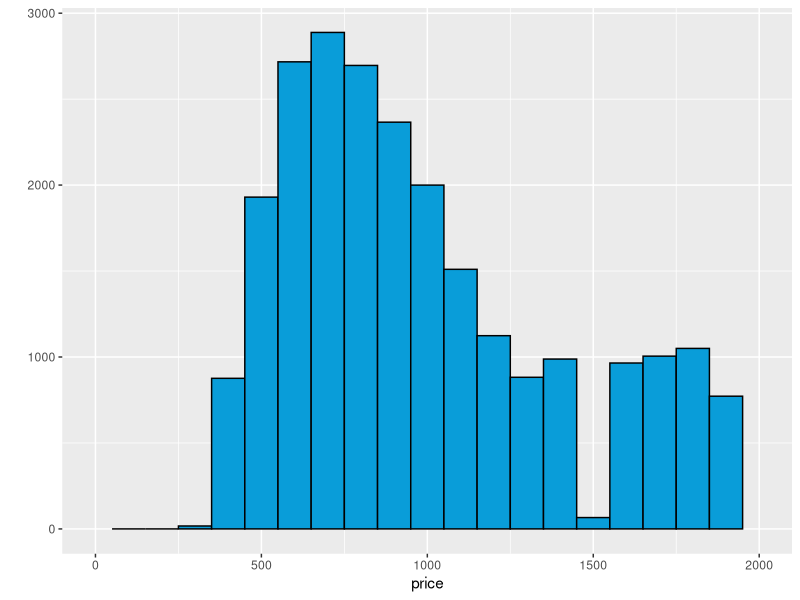
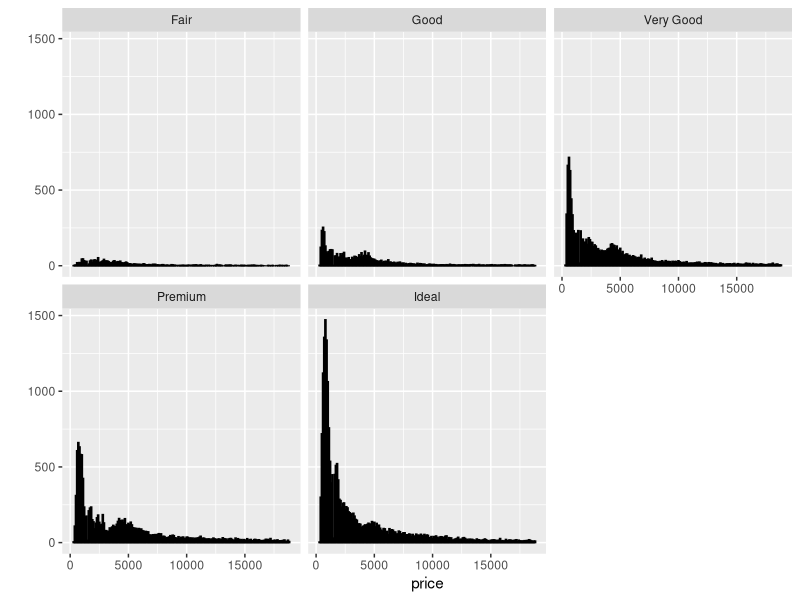
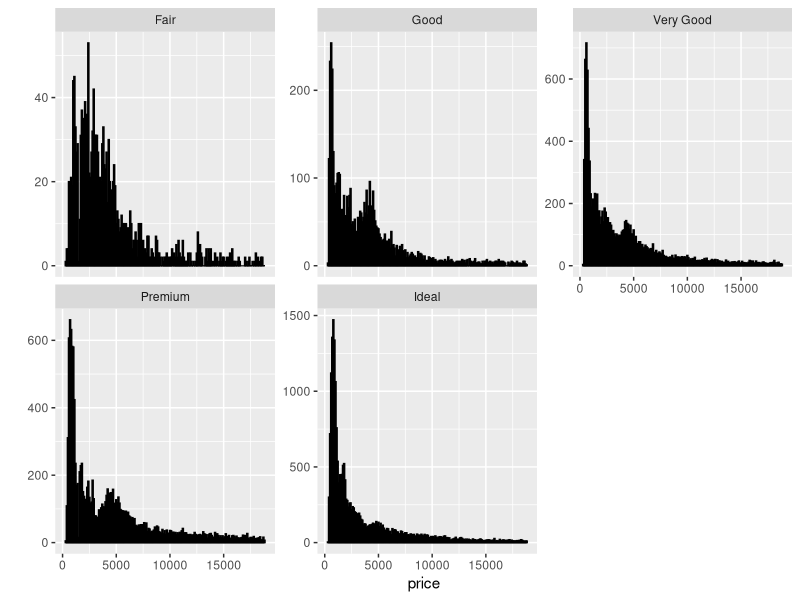
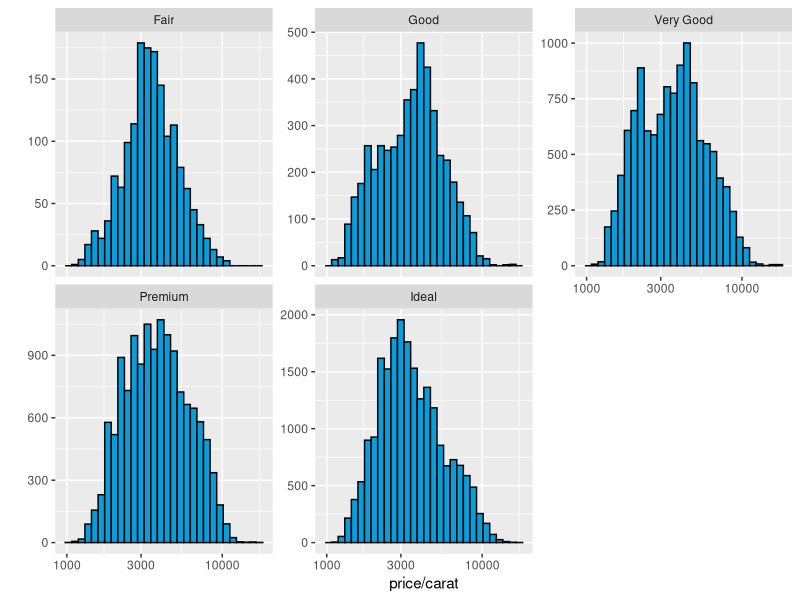
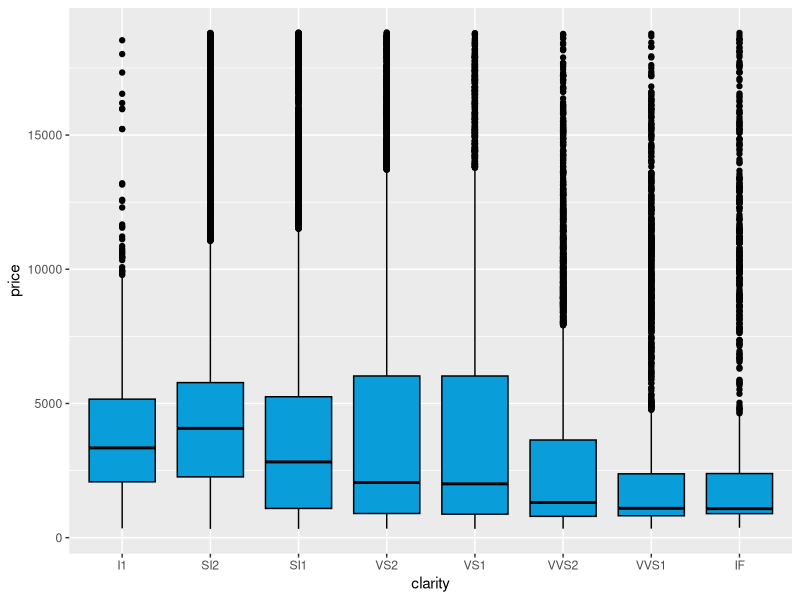
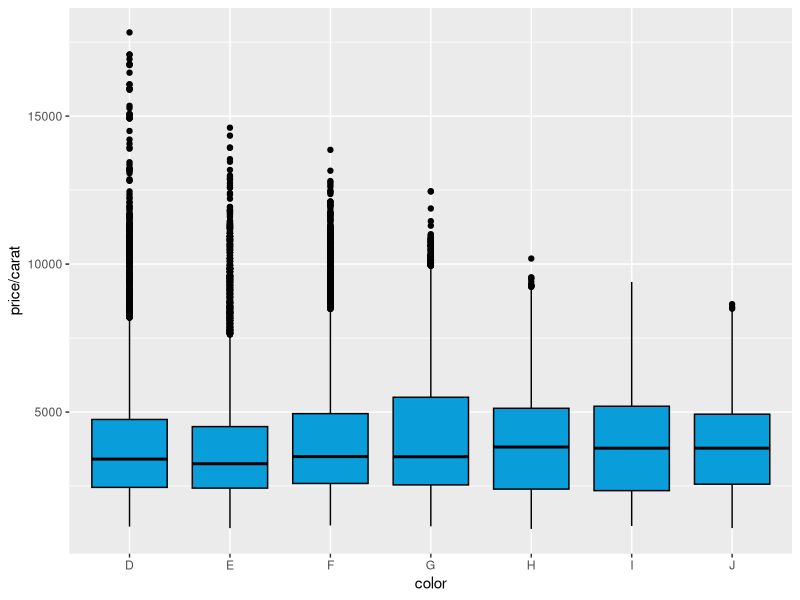
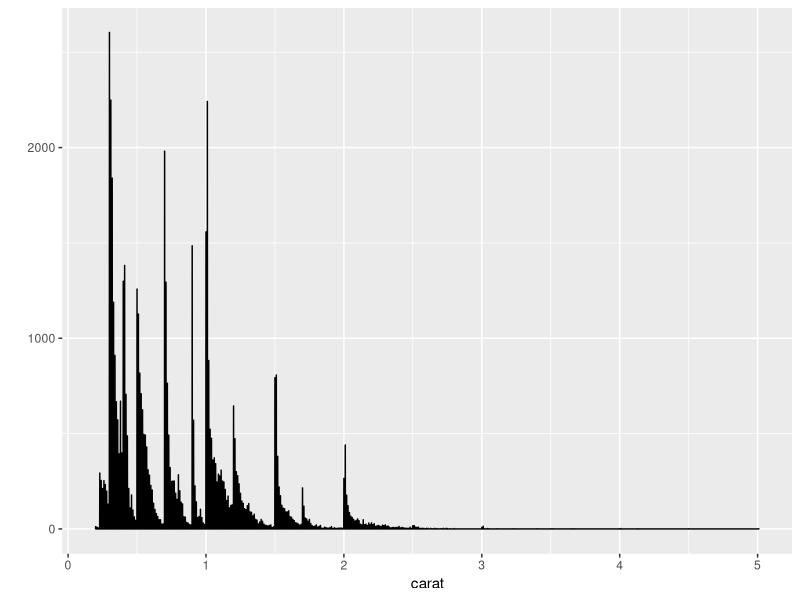

R code for these plots, in order:
library(ggplot2)
data("diamonds")
summary(diamonds)
#number of observations: 53940, no of vatiables: 10
dim(diamonds)
# number of ordered factors: 3
str(diamonds)
# best color of diamond: D
?diamonds

#diamond price histogram
qplot(data=diamonds, x=price, binwidth = 100, color = I('black'), fill = I('#099DD9'))+
  scale_x_continuous(limits = c(0,2000))


summary(diamonds$price)

#count diamonds with specific price
sum(diamonds$price<500)

#break prices by cut
qplot(data=diamonds, x=price, binwidth = 100, color = I('black'), fill = I('#099DD9'))+
  facet_wrap(~cut)+scale_x_continuous()

#some statistic per cut
by(diamonds$price,diamonds$cut, summary)

# y-axis is fixed, remove fixed axis for facet_wrap
qplot(data=diamonds, x=price, binwidth = 100, color = I('black'), fill = I('#099DD9'))+
  facet_wrap(~cut, scales = 'free_y')


#price per catar
qplot(data=diamonds, x=price/carat, color = I('black'), fill = I('#099DD9'))+
  facet_wrap(~cut, scales = 'free_y') +
  scale_x_log10()



# box plot
qplot(data=diamonds, y=price, x=clarity, geom = 'boxplot', 
      color = I('black'), fill = I('#099DD9'))

# categorical price split summary:
by(diamonds$price, diamonds$color, summary)

#IQR color
IQR(subset(diamonds,color == 'D')$price)

#price per carat boxplot for colors:

qplot(data=diamonds, y=price/carat, x=color, geom = 'boxplot', 
      color = I('black'), fill = I('#099DD9'))

#what carat size has freq greater than 2000 (use freqpoly) - important to adjust binwidth!
qplot(data=diamonds, x=carat, geom = 'freqpoly', binwidth=0.001)


